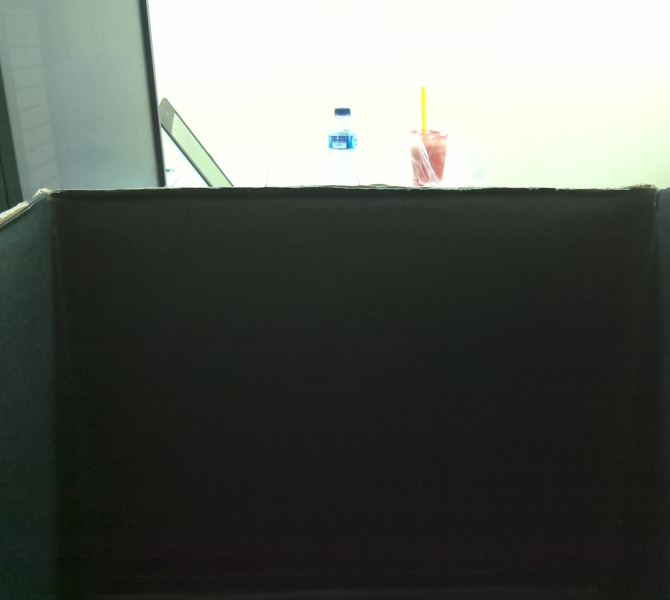
#> input picture image0.jpg, 670 x 600 px, found by its file name
$ python tf.py
#> lines starting #> are read from the running program, lines starting #| are printed output that depends on the picture
import cv2
import numpy as np
from PIL import Image
import copy
from picamera import PiCamera, Color
from time import sleep
from os import listdir
from os.path import isfile, join

imageA = cv2.imread('/home/pi/Skripsi_Alif/direktori/image0.jpg')
#> imageA is the input picture: shape (600, 670, 3); mean B, G, R 88.9, 94.6, 90
imageB = cv2.imread('/home/pi/Skripsi_Alif/direktori/image1.jpg')
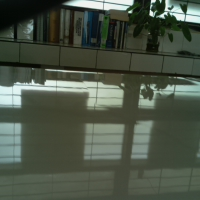
#> input picture BIMBINGAN 1/image1.jpg, 200 x 200 px, found by its file name
#> imageB is the input picture: shape (200, 200, 3); mean B, G, R 70.7, 84.6, 75.4

gray_imgA = cv2.cvtColor(imageA,cv2.COLOR_BGR2GRAY)
gray_imgB = cv2.cvtColor(imageB,cv2.COLOR_BGR2GRAY)
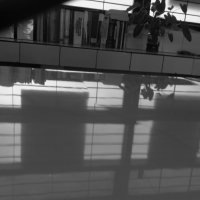
#> gray_imgB: shape (200, 200); min 4, max 242, mean 80.3

thresh = 70
maxValue = 255

#> (the run stopped early here; a loop or call above may not have finished)
